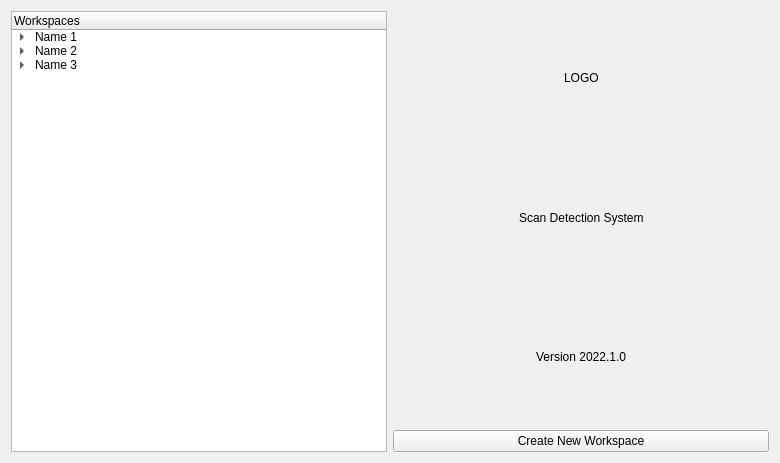
<?xml version="1.0" encoding="UTF-8"?>
<ui version="4.0">
 <class>workspace_window</class>
 <widget class="QWidget" name="workspace_window">
  <property name="geometry">
   <rect>
    <x>0</x>
    <y>0</y>
    <width>780</width>
    <height>463</height>
   </rect>
  </property>
  <property name="minimumSize">
   <size>
    <width>780</width>
    <height>463</height>
   </size>
  </property>
  <property name="maximumSize">
   <size>
    <width>780</width>
    <height>463</height>
   </size>
  </property>
  <property name="windowTitle">
   <string>Scan Detection System</string>
  </property>
  <layout class="QGridLayout" name="gridLayout">
   <item row="0" column="0">
    <layout class="QHBoxLayout" name="mainLayout_workspaceWindow">
     <item>
      <layout class="QHBoxLayout" name="workspacesLayout_workspaceWindow">
       <item>
        <widget class="QTreeWidget" name="workspacesList_workspaceWindow">
         <property name="contextMenuPolicy">
          <enum>Qt::DefaultContextMenu</enum>
         </property>
         <column>
          <property name="text">
           <string>Workspaces</string>
          </property>
         </column>
         <item>
          <property name="text">
           <string>Name 1</string>
          </property>
          <item>
           <property name="text">
            <string>C:/Documents</string>
           </property>
          </item>
         </item>
         <item>
          <property name="text">
           <string>Name 2</string>
          </property>
          <item>
           <property name="text">
            <string>C:/Downloads</string>
           </property>
          </item>
         </item>
         <item>
          <property name="text">
           <string>Name 3</string>
          </property>
          <item>
           <property name="text">
            <string>C:/Documents</string>
           </property>
          </item>
         </item>
        </widget>
       </item>
      </layout>
     </item>
     <item>
      <layout class="QVBoxLayout" name="createWorkspaceLayout_workspaceWindow">
       <item>
        <layout class="QHBoxLayout" name="logoLayout_workspaceWindow">
         <item>
          <spacer name="logoSpacer1_workspaceWindow">
           <property name="orientation">
            <enum>Qt::Horizontal</enum>
           </property>
           <property name="sizeHint" stdset="0">
            <size>
             <width>40</width>
             <height>20</height>
            </size>
           </property>
          </spacer>
         </item>
         <item>
          <widget class="QLabel" name="logoLabel_workspaceWindow">
           <property name="text">
            <string>LOGO</string>
           </property>
          </widget>
         </item>
         <item>
          <spacer name="logoSpacer2_workspaceWindow">
           <property name="orientation">
            <enum>Qt::Horizontal</enum>
           </property>
           <property name="sizeHint" stdset="0">
            <size>
             <width>40</width>
             <height>20</height>
            </size>
           </property>
          </spacer>
         </item>
        </layout>
       </item>
       <item>
        <layout class="QHBoxLayout" name="SDSLayout_workspaceWindow">
         <item>
          <spacer name="SDSSpacer1_workspaceWindow">
           <property name="orientation">
            <enum>Qt::Horizontal</enum>
           </property>
           <property name="sizeHint" stdset="0">
            <size>
             <width>40</width>
             <height>20</height>
            </size>
           </property>
          </spacer>
         </item>
         <item>
          <widget class="QLabel" name="SDSLabel_workspaceWindow">
           <property name="text">
            <string>Scan Detection System</string>
           </property>
          </widget>
         </item>
         <item>
          <spacer name="SDSSpacer2_workspaceWindow">
           <property name="orientation">
            <enum>Qt::Horizontal</enum>
           </property>
           <property name="sizeHint" stdset="0">
            <size>
             <width>40</width>
             <height>20</height>
            </size>
           </property>
          </spacer>
         </item>
        </layout>
       </item>
       <item>
        <layout class="QHBoxLayout" name="versionLayout_workspaceWindow">
         <item>
          <spacer name="versionSpacer1_workspaceWindow">
           <property name="orientation">
            <enum>Qt::Horizontal</enum>
           </property>
           <property name="sizeHint" stdset="0">
            <size>
             <width>40</width>
             <height>20</height>
            </size>
           </property>
          </spacer>
         </item>
         <item>
          <widget class="QLabel" name="versionLabel_workspaceWindow">
           <property name="text">
            <string>Version 2022.1.0</string>
           </property>
          </widget>
         </item>
         <item>
          <spacer name="versionSpacer2_workspaceWindow">
           <property name="orientation">
            <enum>Qt::Horizontal</enum>
           </property>
           <property name="sizeHint" stdset="0">
            <size>
             <width>40</width>
             <height>20</height>
            </size>
           </property>
          </spacer>
         </item>
        </layout>
       </item>
       <item>
        <widget class="QPushButton" name="createWorkspaceButton_workspaceWindow">
         <property name="text">
          <string>Create New Workspace</string>
         </property>
        </widget>
       </item>
      </layout>
     </item>
    </layout>
   </item>
  </layout>
 </widget>
 <resources/>
 <connections/>
</ui>
